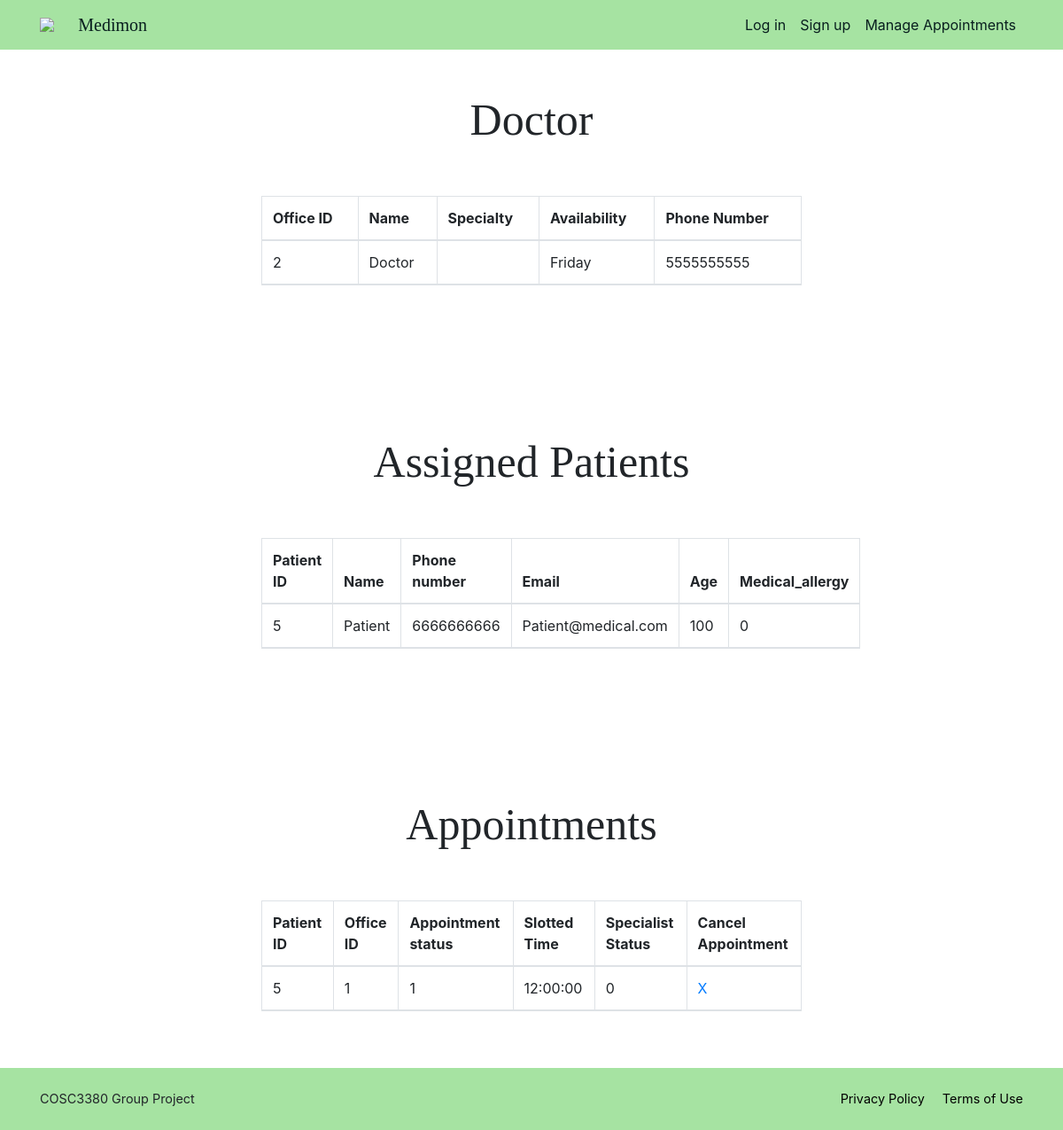
/doctorPage.php (signed in), run on the app's committed database.
### tables this page shows
CREATE TABLE DOCTOR (
	Doctor_id      INT AUTO_INCREMENT,
    Office_id      INT,
    Days_in_office VARCHAR(10) CHECK(Days_in_office IN('Monday', 'Tuesday', 'Wednesday', 'Thursday', 'Friday', 'Saturday', 'Sunday')),
    Speciality     VARCHAR(30),
    Name           VARCHAR(20),
    Password       VARCHAR(255) NOT NULL,
    Phone_number   CHAR(10) UNIQUE,
    PRIMARY KEY (Doctor_id),
    FOREIGN KEY (Office_id) REFERENCES OFFICE(Office_id)
);

CREATE TABLE PATIENT (
	Patient_id           INT AUTO_INCREMENT,
    Primary_physician_id INT,
    Specialist_approved  BOOLEAN,
    Name                 VARCHAR(20) NOT NULL,
    Password             VARCHAR(255) NOT NULL,
    Phone_number         CHAR(10) UNIQUE NOT NULL,
    Email                VARCHAR(254) UNIQUE,
    Age                  INT,
    Medical_allergy      BOOLEAN NOT NULL,
    PRIMARY KEY (Patient_id),
    FOREIGN KEY (Primary_physician_id) REFERENCES DOCTOR(Doctor_id)
);

CREATE TABLE APPOINTMENT (
	Appointment_id        INT AUTO_INCREMENT,
    Patient_id            INT,
    Doctor_id             INT NOT NULL,
    Office_id             INT NOT NULL,
    Appointment_status_id INT NOT NULL,
    Slotted_time          TIME NOT NULL,
    Specialist_status     BOOLEAN NOT NULL,  
    PRIMARY KEY (Appointment_id),
    FOREIGN KEY (Patient_id) REFERENCES PATIENT(Patient_id),
    FOREIGN KEY (Doctor_id) REFERENCES DOCTOR(Doctor_id),
    FOREIGN KEY (Office_id) REFERENCES OFFICE(Office_id)
);

### doctorPage.php (the view, shortened to what this page needs)
<?php
require_once "./php/config.php";
$id = $_SESSION["id"];
$sql = "SELECT Office_id, Name, Days_in_office, Speciality, Phone_number FROM DOCTOR WHERE Doctor_id = '$id'";
$result = mysqli_query($db, $sql);
$tableResult = "";
if ($result->num_rows > 0) {
  $tableResult = "<tr>";
  while($row = $result-> fetch_assoc()) {
    $tableResult .= "<td>" . $row["Office_id"] . "</td><td>" . $row["Name"] . "</td><td>" . $row["Speciality"] . "</td><td>" . $row["Days_in_office"] . "</td><td>" . $row["Phone_number"] . "</td>";
  }
  $tableResult .= "</tr>";
}
$sql = "SELECT Patient_id, Name, Phone_number, Email, Age, Medical_allergy FROM PATIENT WHERE Primary_physician_id = '$id'";
$result = mysqli_query($db, $sql);
$PtableResult = "";
if ($result->num_rows > 0) {
  $PtableResult = "<tr>";
  while($row = $result-> fetch_assoc()) {
    $PtableResult .= "<td>" . $row["Patient_id"] . "</td><td>"  . $row["Name"] . "</td><td>" . $row["Phone_number"] . "</td><td>" . $row["Email"] . "</td><td>" . $row["Age"] . "</td><td>" . $row["Medical_allergy"] . "</td>";
  }
  $PtableResult .= "</tr>";
}
$sql = "SELECT Patient_id, Office_id, Appointment_id, Appointment_status_id, Slotted_time, Specialist_status FROM APPOINTMENT WHERE Doctor_id = '$id'";
$result = mysqli_query($db, $sql);
$APtableResult = "";
if ($result->num_rows > 0) {
  $APtableResult = "<tr>";
  while($row = $result-> fetch_assoc()) {
    $APtableResult .= "<td>" . $row["Patient_id"] . "</td><td>"  . $row["Office_id"] . "</td><td>" . $row["Appointment_status_id"] . "</td><td>" . $row["Slotted_time"] . "</td><td>" . $row["Specialist_status"] . "</td><td>
    <a href='./doctorPage.php?delete_id=" . $row["Appointment_id"] . "'>X</a>
    </td>";
  }
  $APtableResult .= "</tr>";
}
?>
<!doctype html>
<html lang="en">
<head>
  <link rel="stylesheet" href="./css/style.css">
  <link rel="stylesheet" href="https://stackpath.bootstrapcdn.com/bootstrap/4.3.1/css/bootstrap.min.css"
>
</head>
<?php include_once("./php/header.php"); ?>
<section id="Doctors">
  <div class="main-container">
    <div class="main-wrap">
      <div class="text-center" id="Doctor-header">Doctor</div>
      <div class="container-fluid">
        <div class="row justify-content-center my-5">
          <div class="col-10">
            <table class="table table-bordered">
              <thead class="thead">
                <tr>
                  <th>Office ID</th>
                  <th>Name</th>
                  <th>Specialty</th>
                  <th>Availability</th>
                  <th>Phone Number</th>
                </tr>
                <?php echo $tableResult;?>
              </thead>
            </table>
          </div>
        </div>
      </div>
    </div>
  </div>
</section>
<section id="Doc's Patients">
  <div class="main-container">
    <div class="main-wrap">
      <div class="text-center" id="Doctor-header">Assigned Patients</div>
      <div class="container-fluid">
        <div class="row justify-content-center my-5">
          <div class="col-10">
            <table class="table table-bordered">
              <thead class="thead">
                <tr>
                  <th>Patient ID</th>
                  <th>Name</th>
                  <th>Phone number</th>
                  <th>Email</th>
                  <th>Age</th>
                  <th>Medical_allergy</th>
                </tr>
                <?php echo $PtableResult;?>
              </thead>
            </table>
          </div>
        </div>
      </div>
    </div>
  </div>
</section>
<section id="Doc's Patients">
  <div class="main-container">
    <div class="main-wrap">
      <div class="text-center" id="Doctor-header">Appointments</div>
      <div class="container-fluid">
        <div class="row justify-content-center my-5">
          <div class="col-10">
            <table class="table table-bordered">
              <thead class="thead">
                <tr>
                  <th>Patient ID</th>
                  <th>Office ID</th>
                  <th>Appointment status</th>
                  <th>Slotted Time</th>
                  <th>Specialist Status</th>
                  <th>Cancel Appointment</th>
                </tr>
                <?php echo $APtableResult;?>
              </thead>
            </table>
          </div>
        </div>
      </div>
    </div>
  </div>
</section>
<?php include_once("./php/footer.php"); ?>
</body>
</html>

### php/header.php (shortened to what this page needs)
<?php
$href = "";
if (isset($_SESSION["href"])) {
  $href = $_SESSION["href"];
}
?>
<nav class="navbar navbar-expand-lg nav-back fixed-top" id="mainNav">
  <div class="container">
    <img src="./img/main_icon.png" class="mainicon">
    <a class="navbar-brand" href="./index.php">Medimon</a>
    <div class="collapse navbar-collapse" id="navbarResponsive">
      <ul class="navbar-nav ml-auto">
        <li class="nav-item"><a class="nav-link" href="./login.php">Log in</a></li>
        <li class="nav-item"><a class="nav-link" href="./signup.php">Sign up</a></li>
        <li class="nav-item"><a class="nav-link" href=<?php echo $href;?>>Manage Appointments</a></li>
      </ul>
    </div>
  </div>
</nav>

### php/footer.php (shortened to what this page needs)
<footer class="footer py-4">
  <div class="container">
    <div class="row align-items-center">
      <div class="col-lg-4 text-lg-left">COSC3380 Group Project</div>
      <div class="col-lg-4 text-lg-right">
        <a class="mr-3 text" href="">Privacy Policy</a>
        <a href="" class="text">Terms of Use</a></div>
    </div>
  </div>
</footer>

### css/style.css (style rules this page uses)
.nav-back { background: #a6e3a2; color: #fff; }
.navbar-brand { color: rgb(9, 31, 31); font-family:Cambria, Cochin, Georgia, Times, 'Times New Roman', serif; font: bold; }
.nav-link { color: rgb(9, 31, 31); }
.footer { text-align: center; font-size: 0.9rem; background: #a6e3a2; }
.footer .text { color: #000; }
html { height: 100%; }
.main-container { width:100%; display:flex; flex-direction:column; align-items:center; margin-top: 21px; }
.main-container .main-wrap { width:768px; }
.mainicon { width: 3%; margin-right: 10px; }
#Doctor-header { margin-top: 10%; margin-bottom: 20px; font-family:Cambria, Cochin, Georgia, Times, 'Times New Roman', serif; font: bold; font-size: 50px; }
* { padding: 0px; margin: 0px; box-sizing: border-box; }
table { width: 600px; }

### data on the page
doctor: Office "2", Name "Doctor", Days_in_office "Friday", Phone_number "5555555555"
patient: Patient_id "5", Name "Patient", Phone_number "6666666666", Email "Patient@medical.com", Age "100", Medical_allergy "0"
appointment: Patient "5", Office "1", Appointment_status "1", Slotted_time "12:00:00", Specialist_status "0"
